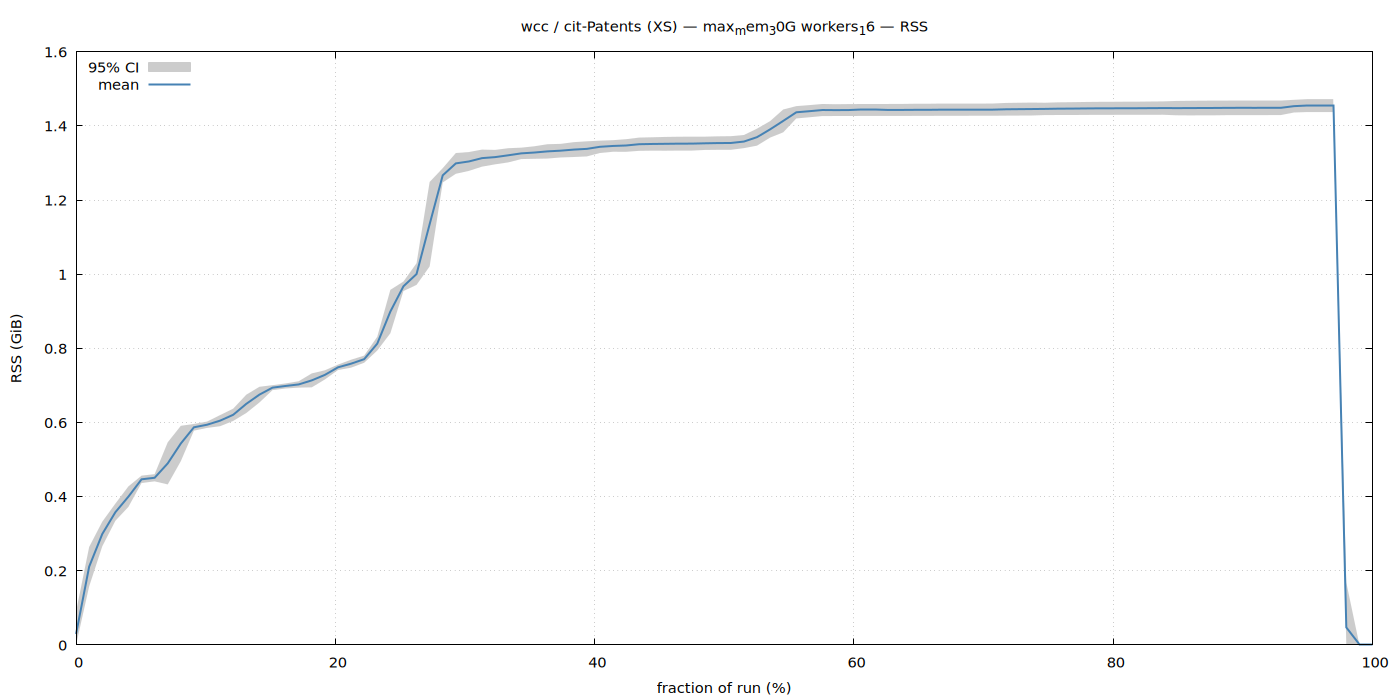

The script that saved this image:
set terminal pngcairo size 1400,700 enhanced font 'Sans,11'
set output '/home/ubuntu/nvm/gfrs/wcc/XS/cit-Patents/max_mem_30G_workers_16/rss.png'
set title "wcc / cit-Patents (XS) — max_mem_30G workers_16 — RSS"
set xlabel 'fraction of run (%)'
set ylabel 'RSS (GiB)'
set grid
set key top left
set yrange [0:*]
plot '/home/ubuntu/nvm/gfrs/wcc/XS/cit-Patents/max_mem_30G_workers_16/rss.dat' using 1:3:4 with filledcurves lc rgb '#cccccc' title '95% CI', \
     '' using 1:2 with lines lw 2 lc rgb '#4682b4' title 'mean'
